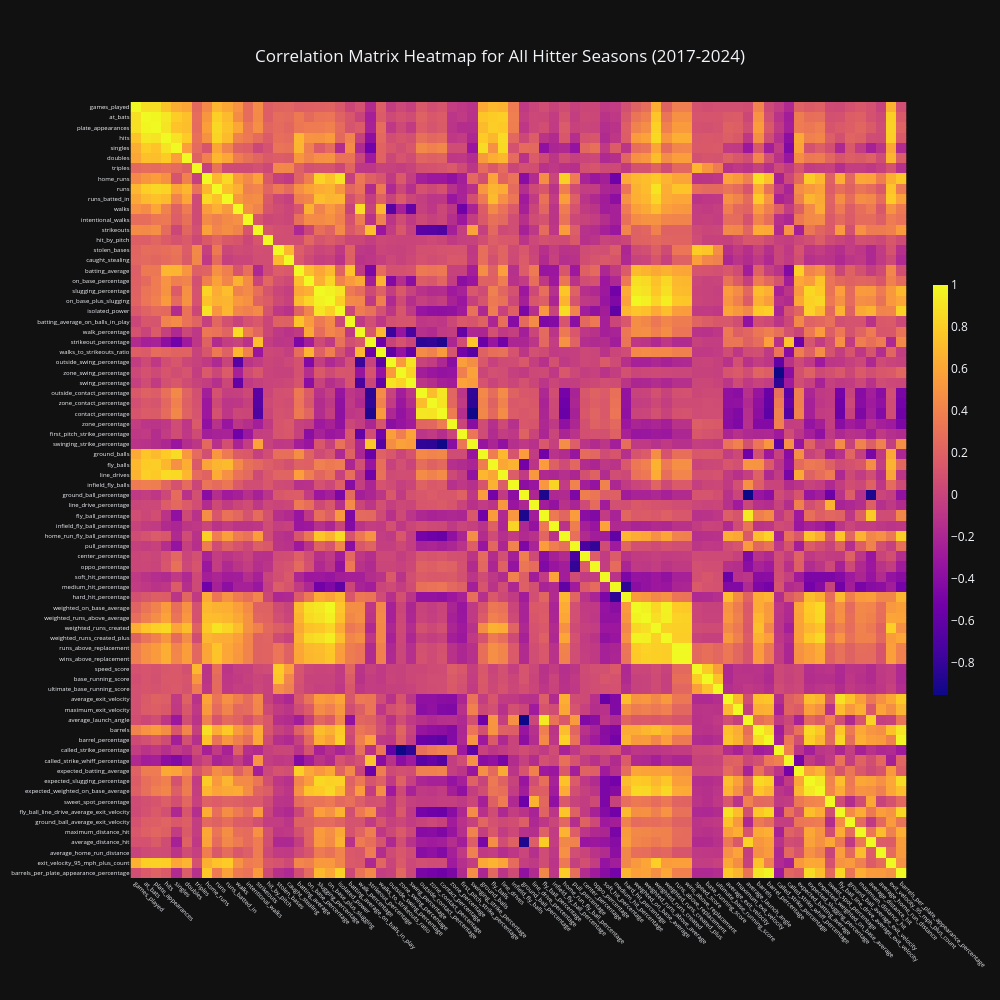

Notebook code cell kept with this figure:
### Markdown cell above
## Correlation Matrix Heatmap

For two random variables $X_1$ and $X_2$, each with $N$ observations, the Pearson correlation coefficient is defined as

$$
\rho_{X_1,\,X_2}=\frac{\mathrm{Cov}(X_1,\,X_2)}{s_{X_1}\cdot s_{X_2}} \tag*{(1)}
$$

where $s_{X_1},\,s_{X_2}$ are the sample standard deviations of the $X_1$ and $X_2$ distributions, respectively, and

$$
\mathrm{Cov}(X_1,\,X_2)=\frac{1}{N-1}\sum_{i=1}^N\,(x_{1i}-\overline{x}_1)(x_{2i}-\overline{x}_2) \tag*{(2)}
$$

is the sample covariance between $X_1$ and $X_2$ where $\overline{x}_1,\,\overline{x}_2$ are the means of $X_1$ and $X_2$, respectively.

### Code cell
# Compute the correlation matrix using the Pearson method
corr = all_players.iloc[:, 3:].corr(method = "pearson")

# Initialize a heatmap plot of the correlation matrix
heatmap = px.imshow(corr)

# Customize the heatmap plot
heatmap.update_layout(title = dict(text = "Correlation Matrix Heatmap for All Hitter Seasons (2017-2024)",
                                   x = 0.5,
                                   y = 0.95),
                      template = "plotly_dark",
                      width = 1000,
                      height = 1000,
                      xaxis_tickangle = 45,
                      coloraxis_colorbar = dict(len = 0.5,
                                                thickness = 15))
heatmap.update_xaxes(tickfont = dict(size = 6))
heatmap.update_yaxes(tickfont = dict(size = 6))
heatmap.update_traces(hovertemplate = "X_1: %{x}<br>X_2: %{y}<br>ρ = %{z:.3f}<extra></extra>")

# Show the heatmap plot
heatmap.show()

### Figure 1 — Plotly figure (JSON) as saved in the notebook; plotly's stock layout.template omitted (floating-point values rounded to 4 significant figures; data arrays with more than 128 entries replaced by an {"elided": "..."} marker saying what was removed)
{"data": [{"coloraxis": "coloraxis", "hovertemplate": "X_1: %{x}<br>X_2: %{y}<br>ρ = %{z:.3f}<extra></extra>", "name": "0", "type": "heatmap", "x": ["games_played", "at_bats", "plate_appearances", "hits", "singles", "doubles", "triples", "home_runs", "runs", "runs_batted_in", "walks", "intentional_walks", "strikeouts", "hit_by_pitch", "stolen_bases", "caught_stealing", "batting_average", "on_base_percentage", "slugging_percentage", "on_base_plus_slugging", "isolated_power", "batting_average_on_balls_in_play", "walk_percentage", "strikeout_percentage", "walks_to_strikeouts_ratio", "outside_swing_percentage", "zone_swing_percentage", "swing_percentage", "outside_contact_percentage", "zone_contact_percentage", "contact_percentage", "zone_percentage", "first_pitch_strike_percentage", "swinging_strike_percentage", "ground_balls", "fly_balls", "line_drives", "infield_fly_balls", "ground_ball_percentage", "line_drive_percentage", "fly_ball_percentage", "infield_fly_ball_percentage", "home_run_fly_ball_percentage", "pull_percentage", "center_percentage", "oppo_percentage", "soft_hit_percentage", "medium_hit_percentage", "hard_hit_percentage", "weighted_on_base_average", "weighted_runs_above_average", "weighted_runs_created", "weighted_runs_created_plus", "runs_above_replacement", "wins_above_replacement", "speed_score", "base_running_score", "ultimate_base_running_score", "average_exit_velocity", "maximum_exit_velocity", "average_launch_angle", "barrels", "barrel_percentage", "called_strike_percentage", "called_strike_whiff_percentage", "expected_batting_average", "expected_slugging_percentage", "expected_weighted_on_base_average", "sweet_spot_percentage", "fly_ball_line_drive_average_exit_velocity", "ground_ball_average_exit_velocity", "maximum_distance_hit", "average_distance_hit", "average_home_run_distance", "exit_velocity_95_mph_plus_count", "barrels_per_plate_appearance_percentage"], "xaxis": "x", "y": ["games_played", "at_bats", "plate_appearances", "hits", "singles", "doubles", "triples", "home_runs", "runs", "runs_batted_in", "walks", "intentional_walks", "strikeouts", "hit_by_pitch", "stolen_bases", "caught_stealing", "batting_average", "on_base_percentage", "slugging_percentage", "on_base_plus_slugging", "isolated_power", "batting_average_on_balls_in_play", "walk_percentage", "strikeout_percentage", "walks_to_strikeouts_ratio", "outside_swing_percentage", "zone_swing_percentage", "swing_percentage", "outside_contact_percentage", "zone_contact_percentage", "contact_percentage", "zone_percentage", "first_pitch_strike_percentage", "swinging_strike_percentage", "ground_balls", "fly_balls", "line_drives", "infield_fly_balls", "ground_ball_percentage", "line_drive_percentage", "fly_ball_percentage", "infield_fly_ball_percentage", "home_run_fly_ball_percentage", "pull_percentage", "center_percentage", "oppo_percentage", "soft_hit_percentage", "medium_hit_percentage", "hard_hit_percentage", "weighted_on_base_average", "weighted_runs_above_average", "weighted_runs_created", "weighted_runs_created_plus", "runs_above_replacement", "wins_above_replacement", "speed_score", "base_running_score", "ultimate_base_running_score", "average_exit_velocity", "maximum_exit_velocity", "average_launch_angle", "barrels", "barrel_percentage", "called_strike_percentage", "called_strike_whiff_percentage", "expected_batting_average", "expected_slugging_percentage", "expected_weighted_on_base_average", "sweet_spot_percentage", "fly_ball_line_drive_average_exit_velocity", "ground_ball_average_exit_velocity", "maximum_distance_hit", "average_distance_hit", "average_home_run_distance", "exit_velocity_95_mph_plus_count", "barrels_per_plate_appearance_percentage"], "yaxis": "y", "z": {"elided": "76x76 float values"}}], "layout": {"coloraxis": {"colorbar": {"len": 0.5, "thickness": 15}, "colorscale": [[0, "#0d0887"], [0.1111, "#46039f"], [0.2222, "#7201a8"], [0.3333, "#9c179e"], [0.4444, "#bd3786"], [0.5556, "#d8576b"], [0.6667, "#ed7953"], [0.7778, "#fb9f3a"], [0.8889, "#fdca26"], [1, "#f0f921"]]}, "height": 1000, "margin": {"t": 60}, "title": {"text": "Correlation Matrix Heatmap for All Hitter Seasons (2017-2024)", "x": 0.5, "y": 0.95}, "width": 1000, "xaxis": {"anchor": "y", "constrain": "domain", "domain": [0, 1], "scaleanchor": "y", "tickangle": 45, "tickfont": {"size": 6}}, "yaxis": {"anchor": "x", "autorange": "reversed", "constrain": "domain", "domain": [0, 1], "tickfont": {"size": 6}}}}
